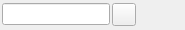
<?xml version="1.0" encoding="UTF-8"?>
<ui version="4.0">
 <class>RGBEditor</class>
 <widget class="QWidget" name="RGBEditor">
  <property name="geometry">
   <rect>
    <x>0</x>
    <y>0</y>
    <width>185</width>
    <height>30</height>
   </rect>
  </property>
  <property name="windowTitle">
   <string>Form</string>
  </property>
  <layout class="QGridLayout" name="gridLayout">
   <property name="leftMargin">
    <number>2</number>
   </property>
   <property name="topMargin">
    <number>2</number>
   </property>
   <property name="rightMargin">
    <number>2</number>
   </property>
   <property name="bottomMargin">
    <number>2</number>
   </property>
   <property name="spacing">
    <number>2</number>
   </property>
   <item row="0" column="3">
    <spacer name="horizontalSpacer">
     <property name="orientation">
      <enum>Qt::Horizontal</enum>
     </property>
     <property name="sizeHint" stdset="0">
      <size>
       <width>0</width>
       <height>20</height>
      </size>
     </property>
    </spacer>
   </item>
   <item row="0" column="2">
    <widget class="QToolButton" name="btn">
     <property name="maximumSize">
      <size>
       <width>24</width>
       <height>24</height>
      </size>
     </property>
     <property name="text">
      <string/>
     </property>
    </widget>
   </item>
   <item row="0" column="1">
    <widget class="QLineEdit" name="LERGB">
     <property name="sizePolicy">
      <sizepolicy hsizetype="Fixed" vsizetype="Fixed">
       <horstretch>0</horstretch>
       <verstretch>0</verstretch>
      </sizepolicy>
     </property>
     <property name="minimumSize">
      <size>
       <width>50</width>
       <height>0</height>
      </size>
     </property>
     <property name="maxLength">
      <number>32767</number>
     </property>
    </widget>
   </item>
  </layout>
 </widget>
 <resources/>
 <connections/>
</ui>
